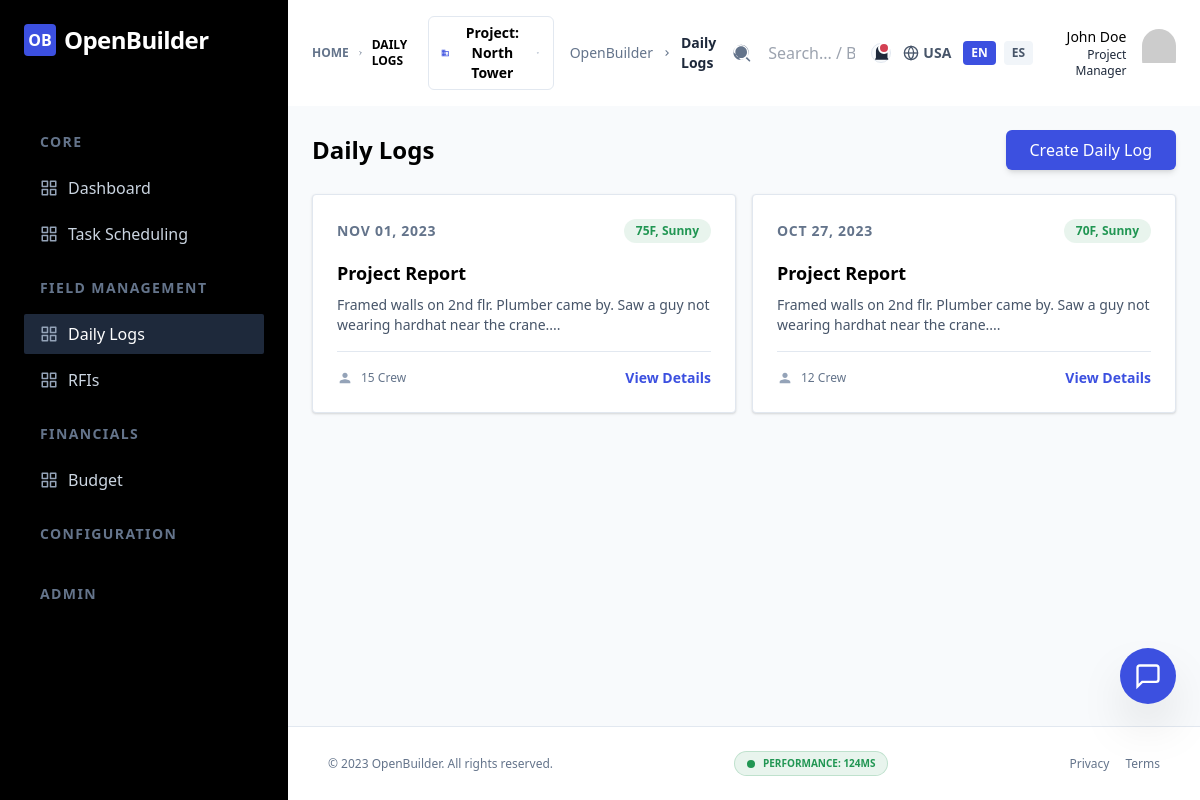
Screenshot of /?page=daily_logs&lang=en (signed in) with the database file from the repository.
### tables this page shows
CREATE TABLE daily_logs (
            id INTEGER PRIMARY KEY AUTOINCREMENT,
            log_date TEXT NOT NULL,
            weather TEXT,
            manpower INTEGER,
            work_performed TEXT,
            ai_report TEXT
        );

### src/app.php (called while the page is built, shortened)
<?php
function paginate_results($pdo, $query, $params = [], $per_page = 5) {
    $p = max(1, (int)($_GET['p'] ?? 1));
    $offset = ($p - 1) * $per_page;
    $count_query = preg_replace('/SELECT (.*) FROM/i', 'SELECT COUNT(*) FROM', $query);
    $count_query = preg_replace('/ORDER BY (.*)/i', '', $count_query);
    $stmt = $pdo->prepare($count_query);
    $stmt->execute($params);
    $total_items = $stmt->fetchColumn();
    $total_pages = ceil($total_items / $per_page);
    $paged_query = $query . " LIMIT :limit OFFSET :offset";
    $stmt = $pdo->prepare($paged_query);
    $stmt->bindValue(':limit', $per_page, PDO::PARAM_INT);
    $stmt->bindValue(':offset', $offset, PDO::PARAM_INT);
    $stmt->execute();
    return [
        'items' => $stmt->fetchAll(PDO::FETCH_ASSOC),
        'total_pages' => $total_pages,
        'current_page' => $p,
        'total_items' => $total_items
    ];
}

### templates/daily_logs.php (the view, shortened to what this page needs)
<?php
$query = "SELECT * FROM daily_logs ORDER BY log_date DESC, id DESC";
$pagination = paginate_results($pdo, $query, [], 6);
$daily_logs = $pagination['items'];
?>
<div class="mb-6 flex flex-col gap-3 sm:flex-row sm:items-center sm:justify-between">
    <h2 class="text-2xl font-bold text-black">
        <?php echo $lang === 'es' ? 'Diarios de Obra' : 'Daily Logs'; ?>
    </h2>
    <a href="?page=create_daily_log&lang=<?php echo $lang; ?>" class="inline-flex items-center justify-center rounded-md bg-primary py-2 px-6 text-center font-medium text-white hover:bg-opacity-90 shadow-md transition-all active:scale-95">
        <?php echo $lang === 'es' ? 'Crear Diario' : 'Create Daily Log'; ?>
    </a>
</div>
<div class="grid grid-cols-1 gap-4 md:grid-cols-2 xl:grid-cols-3">
    <?php foreach ($daily_logs as $log): ?>
    <div class="card hover:shadow-md transition-shadow">
        <div class="flex items-center justify-between mb-4">
            <span class="text-sm font-bold text-slate-500 uppercase tracking-wider">
                <?php echo date('M d, Y', strtotime($log['log_date'])); ?>
            </span>
            <span class="inline-flex rounded-full bg-success bg-opacity-10 py-1 px-3 text-xs font-bold text-success">
                <?php echo htmlspecialchars($log['weather']); ?>
            </span>
        </div>
        <h3 class="text-lg font-bold text-black mb-2 truncate">
            <?php echo $lang === 'es' ? 'Informe de Obra' : 'Project Report'; ?>
        </h3>
        <p class="text-sm text-slate-600 line-clamp-3 mb-4">
            <?php echo htmlspecialchars(substr($log['work_performed'], 0, 150)); ?>...
        </p>
        <div class="flex items-center justify-between border-t border-stroke pt-4">
            <div class="flex items-center gap-2">
                <svg class="fill-slate-400" width="16" height="16" viewBox="0 0 24 24">
                    <path d="M12 12c2.21 0 4-1.79 4-4s-1.79-4-4-4-4 1.79-4 4 1.79 4 4 4zm0 2c-2.67 0-8 1.34-8 4v2h16v-2c0-2.66-5.33-4-8-4z"></path>
                </svg>
                <span class="text-xs font-medium text-slate-500"><?php echo $log['manpower']; ?> <?php echo $lang === 'es' ? 'Personal' : 'Crew'; ?></span>
            </div>
            <a href="?page=view_daily_log&id=<?php echo $log['id']; ?>&lang=<?php echo $lang; ?>" class="text-primary hover:underline text-sm font-bold">
                <?php echo $lang === 'es' ? 'Ver Detalles' : 'View Details'; ?>
            </a>
        </div>
    </div>
    <?php endforeach; ?>
</div>

### rows the page displays
daily_logs: log_date "NOV 01, 2023", weather "75F, Sunny", work_performed "Framed walls on 2nd flr. Plumber came by. Saw a guy not wearing hardhat near the crane.", manpower "15"
daily_logs: log_date "OCT 27, 2023", weather "70F, Sunny", work_performed "Framed walls on 2nd flr. Plumber came by. Saw a guy not wearing hardhat near the crane.", manpower "12"

### other values shown
$group['group_en'] "CORE"
$item['name_en'] "Dashboard"
$item['name_en'] "Task Scheduling"
$group['group_en'] "FIELD MANAGEMENT"
$item['name_en'] "Daily Logs"
$item['name_en'] "RFIs"
$group['group_en'] "FINANCIALS"
$item['name_en'] "Budget"
$group['group_en'] "CONFIGURATION"
$group['group_en'] "ADMIN"
str_replace('_', ' ', $page) "DAILY LOGS"
$page_titles[$page][$lang] "Daily Logs"
$region "USA"
